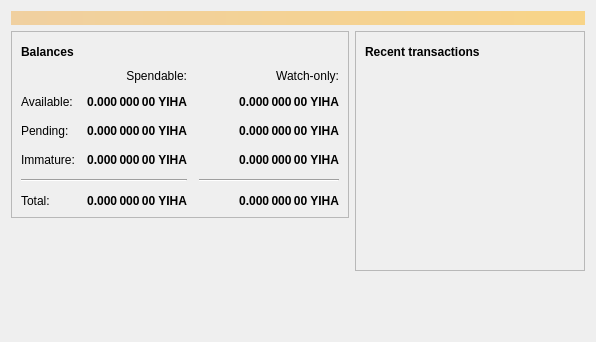
<?xml version="1.0" encoding="UTF-8"?>
<ui version="4.0">
 <class>OverviewPage</class>
 <widget class="QWidget" name="OverviewPage">
  <property name="geometry">
   <rect>
    <x>0</x>
    <y>0</y>
    <width>596</width>
    <height>342</height>
   </rect>
  </property>
  <property name="windowTitle">
   <string>Form</string>
  </property>
  <layout class="QVBoxLayout" name="topLayout">
   <item>
    <widget class="QLabel" name="labelAlerts">
     <property name="visible">
      <bool>false</bool>
     </property>
     <property name="styleSheet">
      <string notr="true">QLabel { background-color: qlineargradient(x1: 0, y1: 0, x2: 1, y2: 0, stop:0 #F0D0A0, stop:1 #F8D488); color:#000000; }</string>
     </property>
     <property name="wordWrap">
      <bool>true</bool>
     </property>
     <property name="margin">
      <number>3</number>
     </property>
     <property name="textInteractionFlags">
      <set>Qt::TextSelectableByMouse</set>
     </property>
    </widget>
   </item>
   <item>
    <layout class="QHBoxLayout" name="horizontalLayout" stretch="1,1">
     <item>
      <layout class="QVBoxLayout" name="verticalLayout_2">
       <item>
        <widget class="QFrame" name="frame">
         <property name="frameShape">
          <enum>QFrame::StyledPanel</enum>
         </property>
         <property name="frameShadow">
          <enum>QFrame::Raised</enum>
         </property>
         <layout class="QVBoxLayout" name="verticalLayout_4">
          <item>
           <layout class="QHBoxLayout" name="horizontalLayout_4">
            <item>
             <widget class="QLabel" name="label_5">
              <property name="font">
               <font>
                <weight>75</weight>
                <bold>true</bold>
               </font>
              </property>
              <property name="text">
               <string>Balances</string>
              </property>
             </widget>
            </item>
            <item>
             <widget class="QPushButton" name="labelWalletStatus">
              <property name="enabled">
               <bool>true</bool>
              </property>
              <property name="maximumSize">
               <size>
                <width>30</width>
                <height>16777215</height>
               </size>
              </property>
              <property name="toolTip">
               <string>The displayed information may be out of date. Your wallet automatically synchronizes with the YihaaTech network after a connection is established, but this process has not completed yet.</string>
              </property>
              <property name="text">
               <string/>
              </property>
              <property name="icon">
               <iconset resource="../bitcoin.qrc">
                <normaloff>:/icons/warning</normaloff>
                <disabledoff>:/icons/warning</disabledoff>:/icons/warning</iconset>
              </property>
              <property name="iconSize">
               <size>
                <width>24</width>
                <height>24</height>
               </size>
              </property>
              <property name="flat">
               <bool>true</bool>
              </property>
             </widget>
            </item>
            <item>
             <spacer name="horizontalSpacer_3">
              <property name="orientation">
               <enum>Qt::Horizontal</enum>
              </property>
              <property name="sizeHint" stdset="0">
               <size>
                <width>40</width>
                <height>20</height>
               </size>
              </property>
             </spacer>
            </item>
           </layout>
          </item>
          <item>
           <layout class="QGridLayout" name="gridLayout">
            <property name="spacing">
             <number>12</number>
            </property>
            <item row="2" column="2">
             <widget class="QLabel" name="labelWatchPending">
              <property name="font">
               <font>
                <weight>75</weight>
                <bold>true</bold>
               </font>
              </property>
              <property name="cursor">
               <cursorShape>IBeamCursor</cursorShape>
              </property>
              <property name="toolTip">
               <string>Unconfirmed transactions to watch-only addresses</string>
              </property>
              <property name="text">
               <string notr="true">0.000 000 00 YIHA</string>
              </property>
              <property name="alignment">
               <set>Qt::AlignRight|Qt::AlignTrailing|Qt::AlignVCenter</set>
              </property>
              <property name="textInteractionFlags">
               <set>Qt::LinksAccessibleByMouse|Qt::TextSelectableByKeyboard|Qt::TextSelectableByMouse</set>
              </property>
             </widget>
            </item>
            <item row="2" column="1">
             <widget class="QLabel" name="labelUnconfirmed">
              <property name="font">
               <font>
                <weight>75</weight>
                <bold>true</bold>
               </font>
              </property>
              <property name="cursor">
               <cursorShape>IBeamCursor</cursorShape>
              </property>
              <property name="toolTip">
               <string>Total of transactions that have yet to be confirmed, and do not yet count toward the spendable balance</string>
              </property>
              <property name="text">
               <string notr="true">0.000 000 00 YIHA</string>
              </property>
              <property name="alignment">
               <set>Qt::AlignRight|Qt::AlignTrailing|Qt::AlignVCenter</set>
              </property>
              <property name="textInteractionFlags">
               <set>Qt::LinksAccessibleByMouse|Qt::TextSelectableByKeyboard|Qt::TextSelectableByMouse</set>
              </property>
             </widget>
            </item>
            <item row="3" column="2">
             <widget class="QLabel" name="labelWatchImmature">
              <property name="font">
               <font>
                <weight>75</weight>
                <bold>true</bold>
               </font>
              </property>
              <property name="cursor">
               <cursorShape>IBeamCursor</cursorShape>
              </property>
              <property name="toolTip">
               <string>Mined balance in watch-only addresses that has not yet matured</string>
              </property>
              <property name="text">
               <string notr="true">0.000 000 00 YIHA</string>
              </property>
              <property name="alignment">
               <set>Qt::AlignRight|Qt::AlignTrailing|Qt::AlignVCenter</set>
              </property>
              <property name="textInteractionFlags">
               <set>Qt::LinksAccessibleByMouse|Qt::TextSelectableByKeyboard|Qt::TextSelectableByMouse</set>
              </property>
             </widget>
            </item>
            <item row="4" column="0" colspan="2">
             <widget class="Line" name="line">
              <property name="orientation">
               <enum>Qt::Horizontal</enum>
              </property>
             </widget>
            </item>
            <item row="4" column="2">
             <widget class="Line" name="lineWatchBalance">
              <property name="sizePolicy">
               <sizepolicy hsizetype="Preferred" vsizetype="Fixed">
                <horstretch>0</horstretch>
                <verstretch>0</verstretch>
               </sizepolicy>
              </property>
              <property name="minimumSize">
               <size>
                <width>140</width>
                <height>0</height>
               </size>
              </property>
              <property name="orientation">
               <enum>Qt::Horizontal</enum>
              </property>
             </widget>
            </item>
            <item row="5" column="0">
             <widget class="QLabel" name="labelTotalText">
              <property name="text">
               <string>Total:</string>
              </property>
             </widget>
            </item>
            <item row="3" column="1">
             <widget class="QLabel" name="labelImmature">
              <property name="font">
               <font>
                <weight>75</weight>
                <bold>true</bold>
               </font>
              </property>
              <property name="cursor">
               <cursorShape>IBeamCursor</cursorShape>
              </property>
              <property name="toolTip">
               <string>Mined balance that has not yet matured</string>
              </property>
              <property name="text">
               <string notr="true">0.000 000 00 YIHA</string>
              </property>
              <property name="alignment">
               <set>Qt::AlignRight|Qt::AlignTrailing|Qt::AlignVCenter</set>
              </property>
              <property name="textInteractionFlags">
               <set>Qt::LinksAccessibleByMouse|Qt::TextSelectableByKeyboard|Qt::TextSelectableByMouse</set>
              </property>
             </widget>
            </item>
            <item row="2" column="3">
             <spacer name="horizontalSpacer_2">
              <property name="orientation">
               <enum>Qt::Horizontal</enum>
              </property>
              <property name="sizeHint" stdset="0">
               <size>
                <width>40</width>
                <height>20</height>
               </size>
              </property>
             </spacer>
            </item>
            <item row="3" column="0">
             <widget class="QLabel" name="labelImmatureText">
              <property name="text">
               <string>Immature:</string>
              </property>
             </widget>
            </item>
            <item row="5" column="1">
             <widget class="QLabel" name="labelTotal">
              <property name="font">
               <font>
                <weight>75</weight>
                <bold>true</bold>
               </font>
              </property>
              <property name="cursor">
               <cursorShape>IBeamCursor</cursorShape>
              </property>
              <property name="toolTip">
               <string>Your current total balance</string>
              </property>
              <property name="text">
               <string notr="true">0.000 000 00 YIHA</string>
              </property>
              <property name="alignment">
               <set>Qt::AlignRight|Qt::AlignTrailing|Qt::AlignVCenter</set>
              </property>
              <property name="textInteractionFlags">
               <set>Qt::LinksAccessibleByMouse|Qt::TextSelectableByKeyboard|Qt::TextSelectableByMouse</set>
              </property>
             </widget>
            </item>
            <item row="5" column="2">
             <widget class="QLabel" name="labelWatchTotal">
              <property name="font">
               <font>
                <weight>75</weight>
                <bold>true</bold>
               </font>
              </property>
              <property name="cursor">
               <cursorShape>IBeamCursor</cursorShape>
              </property>
              <property name="toolTip">
               <string>Current total balance in watch-only addresses</string>
              </property>
              <property name="text">
               <string notr="true">0.000 000 00 YIHA</string>
              </property>
              <property name="alignment">
               <set>Qt::AlignRight|Qt::AlignTrailing|Qt::AlignVCenter</set>
              </property>
              <property name="textInteractionFlags">
               <set>Qt::LinksAccessibleByMouse|Qt::TextSelectableByKeyboard|Qt::TextSelectableByMouse</set>
              </property>
             </widget>
            </item>
            <item row="0" column="2">
             <widget class="QLabel" name="labelWatchonly">
              <property name="text">
               <string>Watch-only:</string>
              </property>
              <property name="alignment">
               <set>Qt::AlignRight|Qt::AlignTrailing|Qt::AlignVCenter</set>
              </property>
             </widget>
            </item>
            <item row="1" column="0">
             <widget class="QLabel" name="labelBalanceText">
              <property name="text">
               <string>Available:</string>
              </property>
             </widget>
            </item>
            <item row="1" column="1">
             <widget class="QLabel" name="labelBalance">
              <property name="font">
               <font>
                <weight>75</weight>
                <bold>true</bold>
               </font>
              </property>
              <property name="cursor">
               <cursorShape>IBeamCursor</cursorShape>
              </property>
              <property name="toolTip">
               <string>Your current spendable balance</string>
              </property>
              <property name="text">
               <string notr="true">0.000 000 00 YIHA</string>
              </property>
              <property name="alignment">
               <set>Qt::AlignRight|Qt::AlignTrailing|Qt::AlignVCenter</set>
              </property>
              <property name="textInteractionFlags">
               <set>Qt::LinksAccessibleByMouse|Qt::TextSelectableByKeyboard|Qt::TextSelectableByMouse</set>
              </property>
             </widget>
            </item>
            <item row="1" column="2">
             <widget class="QLabel" name="labelWatchAvailable">
              <property name="font">
               <font>
                <weight>75</weight>
                <bold>true</bold>
               </font>
              </property>
              <property name="cursor">
               <cursorShape>IBeamCursor</cursorShape>
              </property>
              <property name="toolTip">
               <string>Your current balance in watch-only addresses</string>
              </property>
              <property name="text">
               <string notr="true">0.000 000 00 YIHA</string>
              </property>
              <property name="alignment">
               <set>Qt::AlignRight|Qt::AlignTrailing|Qt::AlignVCenter</set>
              </property>
              <property name="textInteractionFlags">
               <set>Qt::LinksAccessibleByMouse|Qt::TextSelectableByKeyboard|Qt::TextSelectableByMouse</set>
              </property>
             </widget>
            </item>
            <item row="2" column="0">
             <widget class="QLabel" name="labelPendingText">
              <property name="text">
               <string>Pending:</string>
              </property>
             </widget>
            </item>
            <item row="0" column="1">
             <widget class="QLabel" name="labelSpendable">
              <property name="text">
               <string>Spendable:</string>
              </property>
              <property name="alignment">
               <set>Qt::AlignRight|Qt::AlignTrailing|Qt::AlignVCenter</set>
              </property>
             </widget>
            </item>
           </layout>
          </item>
         </layout>
        </widget>
       </item>
       <item>
        <spacer name="verticalSpacer">
         <property name="orientation">
          <enum>Qt::Vertical</enum>
         </property>
         <property name="sizeHint" stdset="0">
          <size>
           <width>20</width>
           <height>40</height>
          </size>
         </property>
        </spacer>
       </item>
      </layout>
     </item>
     <item>
      <layout class="QVBoxLayout" name="verticalLayout_3">
       <item>
        <widget class="QFrame" name="frame_2">
         <property name="frameShape">
          <enum>QFrame::StyledPanel</enum>
         </property>
         <property name="frameShadow">
          <enum>QFrame::Raised</enum>
         </property>
         <layout class="QVBoxLayout" name="verticalLayout">
          <item>
           <layout class="QHBoxLayout" name="horizontalLayout_2">
            <item>
             <widget class="QLabel" name="label_4">
              <property name="font">
               <font>
                <weight>75</weight>
                <bold>true</bold>
               </font>
              </property>
              <property name="text">
               <string>Recent transactions</string>
              </property>
             </widget>
            </item>
            <item>
             <widget class="QPushButton" name="labelTransactionsStatus">
              <property name="enabled">
               <bool>true</bool>
              </property>
              <property name="maximumSize">
               <size>
                <width>30</width>
                <height>16777215</height>
               </size>
              </property>
              <property name="toolTip">
               <string>The displayed information may be out of date. Your wallet automatically synchronizes with the YihaaTech network after a connection is established, but this process has not completed yet.</string>
              </property>
              <property name="text">
               <string/>
              </property>
              <property name="icon">
               <iconset resource="../bitcoin.qrc">
                <normaloff>:/icons/warning</normaloff>
                <disabledoff>:/icons/warning</disabledoff>:/icons/warning</iconset>
              </property>
              <property name="iconSize">
               <size>
                <width>24</width>
                <height>24</height>
               </size>
              </property>
              <property name="flat">
               <bool>true</bool>
              </property>
             </widget>
            </item>
            <item>
             <spacer name="horizontalSpacer">
              <property name="orientation">
               <enum>Qt::Horizontal</enum>
              </property>
              <property name="sizeHint" stdset="0">
               <size>
                <width>40</width>
                <height>20</height>
               </size>
              </property>
             </spacer>
            </item>
           </layout>
          </item>
          <item>
           <widget class="QListView" name="listTransactions">
            <property name="styleSheet">
             <string notr="true">QListView { background: transparent; }</string>
            </property>
            <property name="frameShape">
             <enum>QFrame::NoFrame</enum>
            </property>
            <property name="verticalScrollBarPolicy">
             <enum>Qt::ScrollBarAlwaysOff</enum>
            </property>
            <property name="horizontalScrollBarPolicy">
             <enum>Qt::ScrollBarAlwaysOff</enum>
            </property>
            <property name="selectionMode">
             <enum>QAbstractItemView::NoSelection</enum>
            </property>
           </widget>
          </item>
         </layout>
        </widget>
       </item>
       <item>
        <spacer name="verticalSpacer_2">
         <property name="orientation">
          <enum>Qt::Vertical</enum>
         </property>
         <property name="sizeHint" stdset="0">
          <size>
           <width>20</width>
           <height>40</height>
          </size>
         </property>
        </spacer>
       </item>
      </layout>
     </item>
    </layout>
   </item>
  </layout>
 </widget>
 <resources/>
 <connections/>
</ui>
